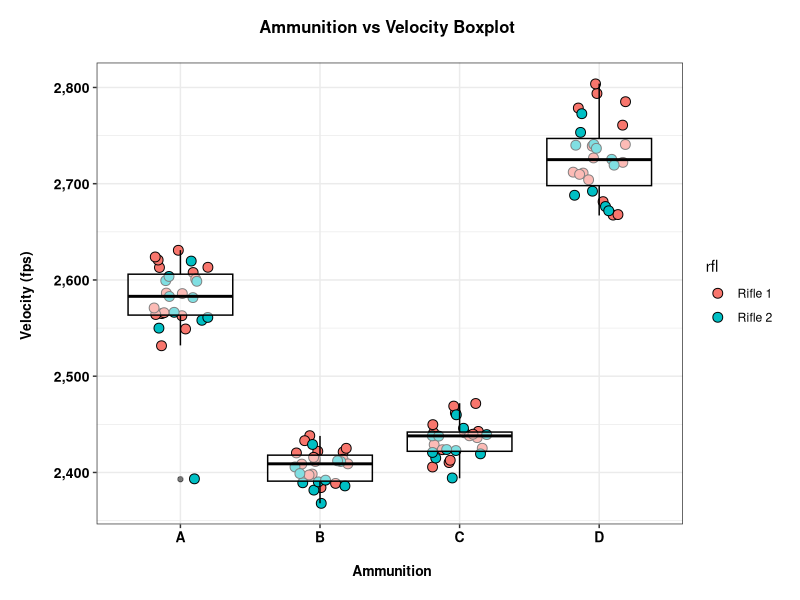
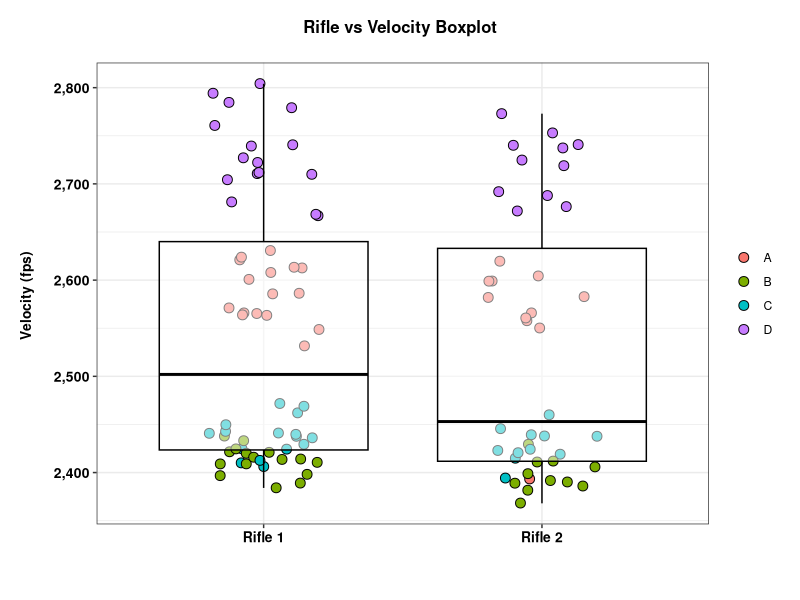
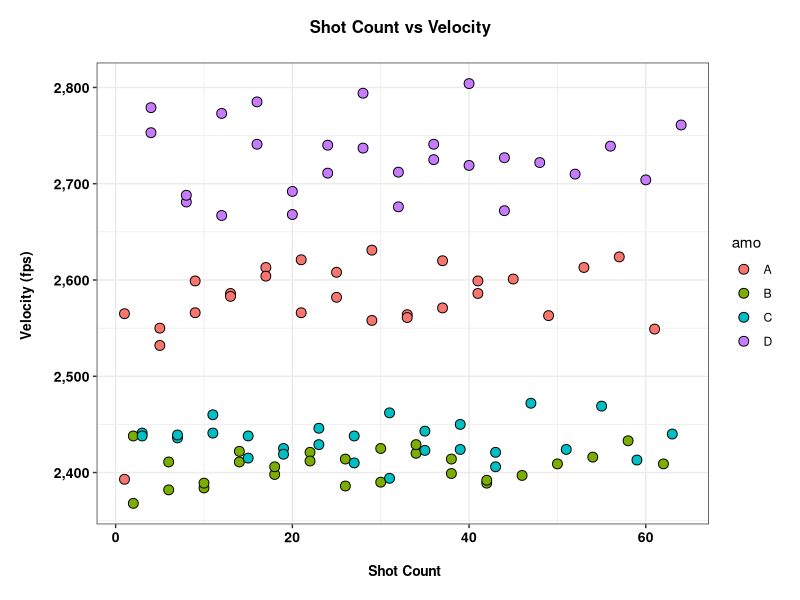
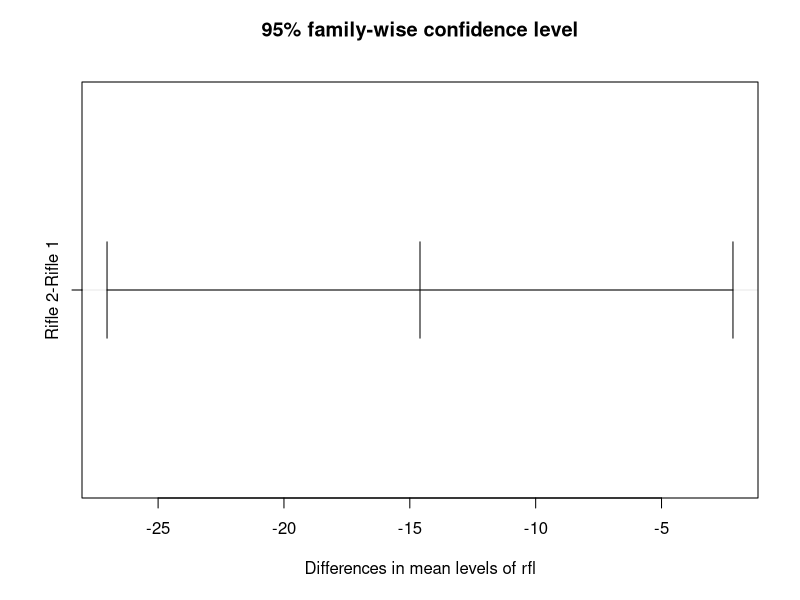
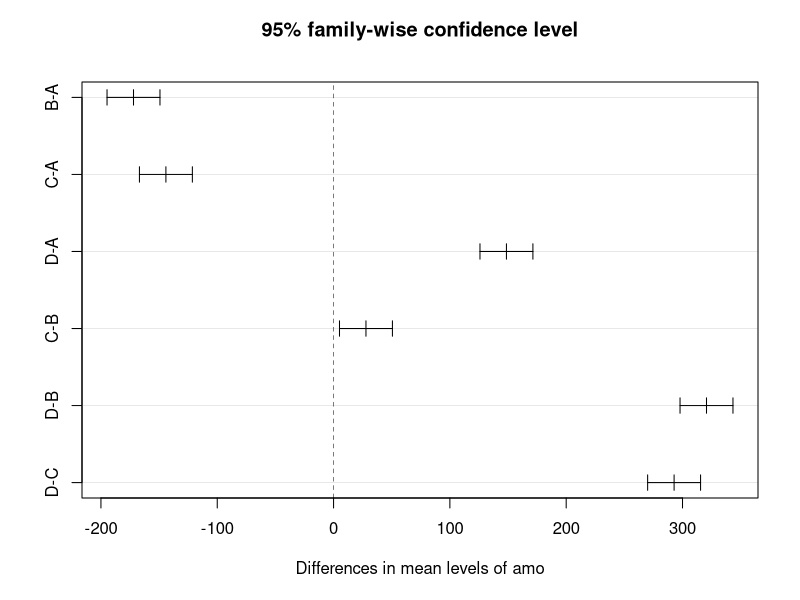

Generate these figures, in order, with R:
library(tidyverse); library(scales)

vel <- read.csv('velocity.csv', header = T)
vel$rfl <- as.factor(vel$rfl)
vel$rfl <- recode(vel$rfl, '1' = 'Rifle 1', '2' = 'Rifle 2')

p <- ggplot(vel, aes(amo, vel)) + 
  geom_jitter(width = .2, shape = 21, 
              aes(fill = rfl), size = 3) +
  geom_boxplot(fill = 'white', color = 'black', alpha = 0.5) +
  scale_y_continuous(label = comma) +
  ggtitle('Ammunition vs Velocity Boxplot \n') +
  xlab('\n Ammunition') +
  ylab('Velocity (fps) \n') +
  theme_bw() +
  theme(
    plot.title = element_text(color = 'black', face = 'bold', 
                              hjust = 0.5, size = 12),
    axis.title = element_text(color = 'black', face = 'bold', 
                              hjust = 0.5, size = 10),
    axis.text = element_text(color = 'black', face = 'bold', 
                              hjust = 0.5, size = 10),
    plot.margin = margin(c(.2,.2,.2,.2), unit = 'in')
  )
print(p)

p2 <- ggplot(vel, aes(rfl, vel)) + 
  geom_jitter(width = .2, shape = 21, 
              aes(fill = amo), size = 3) +
  geom_boxplot(fill = 'white', color = 'black', alpha = 0.5) +
  scale_y_continuous(label = comma) +
  ggtitle('Rifle vs Velocity Boxplot \n') +
  xlab('\n ') +
  ylab('Velocity (fps) \n') +
  theme_bw() +
  theme(
    plot.title = element_text(color = 'black', face = 'bold', 
                              hjust = 0.5, size = 12),
    axis.title = element_text(color = 'black', face = 'bold', 
                              hjust = 0.5, size = 10),
    axis.text = element_text(color = 'black', face = 'bold', 
                             hjust = 0.5, size = 10),
    plot.margin = margin(c(.2,.2,.2,.2), unit = 'in'),
    legend.title = element_blank()
  )
print(p2)

p3 <- ggplot(vel, aes(cnt, vel)) + 
  geom_point(shape = 21, 
              aes(fill = amo), size = 3) +
  scale_y_continuous(label = comma) +
  ggtitle('Shot Count vs Velocity \n') +
  xlab('\n Shot Count') +
  ylab('Velocity (fps) \n') +
  theme_bw() +
  theme(
    plot.title = element_text(color = 'black', face = 'bold', 
                              hjust = 0.5, size = 12),
    axis.title = element_text(color = 'black', face = 'bold', 
                              hjust = 0.5, size = 10),
    axis.text = element_text(color = 'black', face = 'bold', 
                             hjust = 0.5, size = 10),
    plot.margin = margin(c(.2,.2,.2,.2), unit = 'in')
  )
print(p3)

mod <- aov(vel ~ rfl+amo , data = vel)
# Tukey test HSD
tukey.test <- TukeyHSD(mod)
plot(tukey.test)
marginal <- lsmeans::lsmeans(mod, pairwise ~ rfl+amo, adjust = 'tukey')
